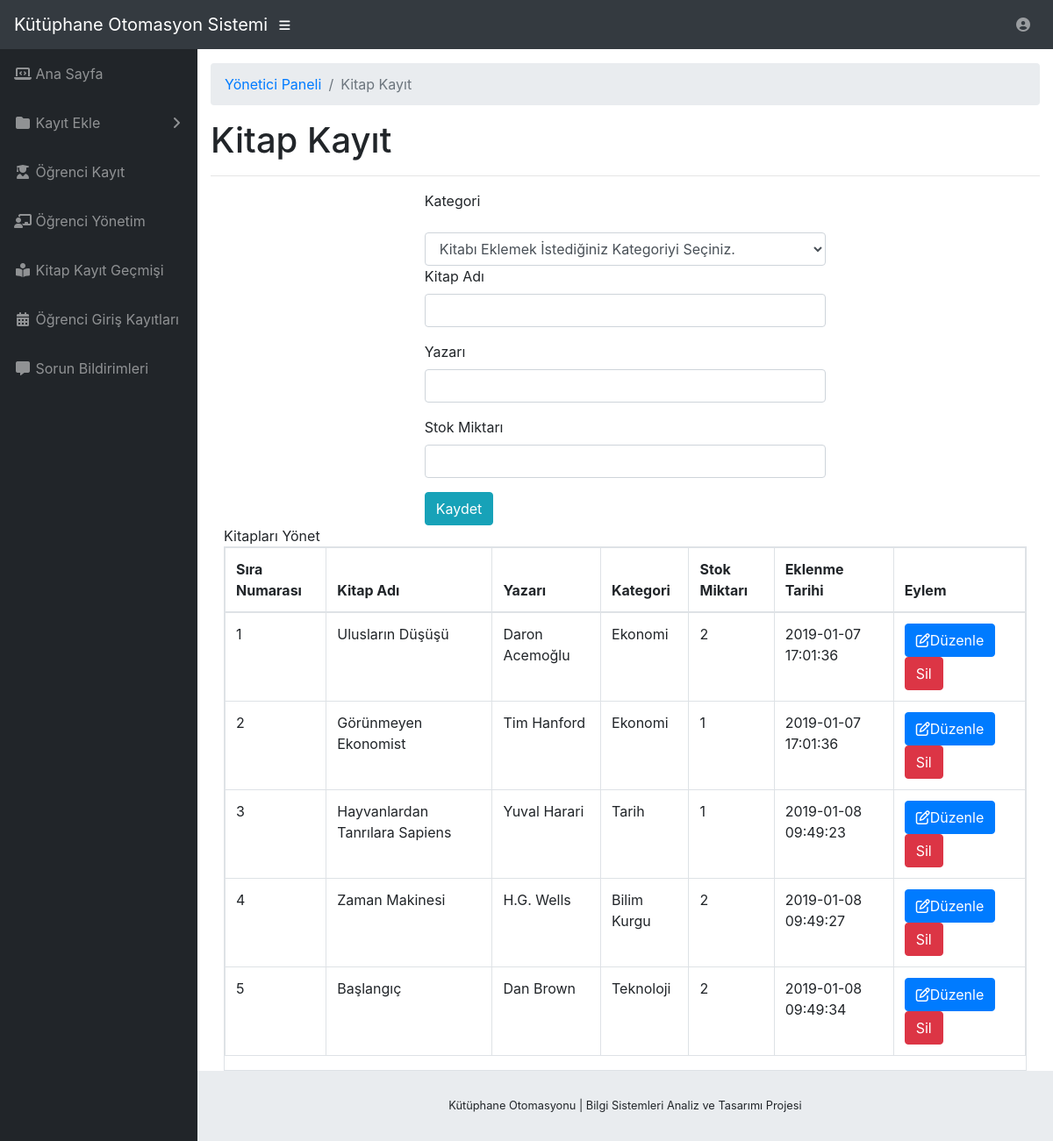
Screenshot of /yonetici/kitap.php (signed in) with the database file from the repository.
### tables this page shows
CREATE TABLE `kitap` (
  `id` int(11) NOT NULL,
  `kategoriid` int(11) NOT NULL,
  `kitapAdi` varchar(255) NOT NULL,
  `yazar` varchar(255) NOT NULL,
  `eklemeTarihi` timestamp NOT NULL DEFAULT CURRENT_TIMESTAMP,
  `guncellemeTarihi` text NOT NULL,
  `stok` int(11) NOT NULL
);

CREATE TABLE `kategori` (
  `id` int(11) NOT NULL,
  `kategoriAdi` varchar(255) NOT NULL,
  `eklemeTarihi` timestamp NOT NULL DEFAULT CURRENT_TIMESTAMP
);

### yonetici/kitap.php (the view, shortened to what this page needs)
<?php
include('gereksinim/baglanti.php');
if(strlen($_SESSION['alogin'])==0)
    {
header('location:index.php');
}
else{
?>
<!DOCTYPE html>
<html lang="en">
  <head>
    <link href="../../vendor/bootstrap/css/bootstrap.min.css" rel="stylesheet">
    <link href="../../vendor/fontawesome-free/css/all.min.css" rel="stylesheet" type="text/css">
    <link href="../../vendor/datatables/dataTables.bootstrap4.css" rel="stylesheet">
    <link href="../css/sb-admin.css" rel="stylesheet">
  </head>
  <body id="page-top">
    <nav class="navbar navbar-expand navbar-dark bg-dark static-top">
      <a class="navbar-brand mr-1" href="anasayfa.php">Kütüphane Otomasyon Sistemi</a>
      <button class="btn btn-link btn-sm text-white order-1 order-sm-0" id="sidebarToggle" href="#">
        <i class="fas fa-bars"></i>
      </button>
      <?php include('gereksinim/ustcubuk.php');?>
    </nav>
    <div id="wrapper">
      <?php include('gereksinim/kenarcubuk.php');?>
      <div id="content-wrapper">
        <div class="container-fluid">
          <ol class="breadcrumb">
            <li class="breadcrumb-item">
              <a href="index.html">Yönetici Paneli</a>
            </li>
            <li class="breadcrumb-item active">Kitap Kayıt</li>
          </ol>
          <h1>Kitap Kayıt</h1>
          <hr>
          <div class="row" >
                  <div class="col-md-3"></div>
                    <div class="col-md-6">
                        <div class="panel panel-default">
                        <div class="panel-body">
                       <form name="dept" method="post">
    <div class="form-group">
    <label for="Department">Kategori</label>
  </div>
    <select class="form-control" name="kategoriid" required="required">
   <option value="">Kitabı Eklemek İstediğiniz Kategoriyi Seçiniz.</option>
    </select>
   <div class="form-group">
    <label for="kitapadi">Kitap Adı</label>
    <input type="text" class="form-control" id="kitapadi" name="kitapadi" placeholder="" required />
  </div>
    <div class="form-group">
    <label for="kitapadi">Yazarı</label>
    <input type="text" class="form-control" id="yazar" name="yazar" placeholder="" required />
  </div>
    <div class="form-group">
    <label for="stok">Stok Miktarı</label>
    <input type="text" class="form-control" id="stok" name="stok" placeholder="" required />
  </div>
 <button type="submit" name="submit" class="btn btn-info">Kaydet</button>
</form>
                            </div>
                            </div>
                    </div>
                </div>
            <div class="col-md-12">
                    <div class="panel panel-default">
                        <div class="panel-heading">
                            Kitapları Yönet
                        </div>
                        <div class="panel-body">
                            <div class="table-responsive table-bordered">
                                <table class="table">
                                    <thead>
                                        <tr>
                                            <th>Sıra Numarası</th>
                                            <th>Kitap Adı</th>
                                            <th>Yazarı</th>
                                            <th>Kategori</th>
                                            <th>Stok Miktarı</th>
                                             <th>Eklenme Tarihi</th>
                                             <th>Eylem</th>
                                        </tr>
                                    </thead>
                                    <tbody>
<?php
$sql=mysqli_query($con,"select *, kitap.id kitapID from kitap left join kategori on kitap.kategoriid=kategori.id left join kitapgecmisi on kitap.id=kitapgecmisi.kitap");
$cnt=1;
while($row=mysqli_fetch_array($sql))
{
?>
                                        <tr>
                                            <td><?php echo $cnt;?></td>
                                            <td><?php echo htmlentities($row['kitapAdi']);?></td>
                                            <td><?php echo htmlentities($row['yazar']);?></td>
                                            <td><?php echo htmlentities($row['kategoriAdi']);?></td>
                                            <td><?php echo htmlentities($row['stok']);?></td>
                                            <td><?php echo htmlentities($row['eklemeTarihi']);?></td>
                                            <td>
                                            <a href="kitapduzenle.php?id=<?php echo $row['kitapID']?>">
<button class="btn btn-primary"><i class="fa fa-edit "></i>Düzenle</button> </a>
  <a href="kitap.php?id=<?php echo $row['kitapID']?>&del=delete" onClick="return confirm('Kitabı silmek istediğinize emin misiniz?')">
                                            <button class="btn btn-danger">Sil</button>
</a>
                                            </td>
                                        </tr>
<?php
$cnt++;
} ?>
                                    </tbody>
                                </table>
                            </div>
                        </div>
                    </div>
                </div>
        </div>
        <?php include('gereksinim/altyazi.php');?>
      </div>
    </div>
  </body>
</html>
<?php } ?>

### css/sb-admin.css (style rules this page uses)
html { position: relative; min-height: 100%; }
body { height: 100%; }
#wrapper { display: -webkit-box; display: -ms-flexbox; display: flex; }
#wrapper #content-wrapper { overflow-x: hidden; width: 100%; padding-top: 1rem; padding-bottom: 80px; }
:root { --input-padding-x: 0.75rem; --input-padding-y: 0.75rem; }

### rows the page displays
kitap: kitapAdi "Ulusların Düşüşü", yazar "Daron Acemoğlu", kategoriid.kategoriAdi "Ekonomi", stok "2", kategoriid.eklemeTarihi "2019-01-07 17:01:36"
kitap: kitapAdi "Görünmeyen Ekonomist", yazar "Tim Hanford", kategoriid.kategoriAdi "Ekonomi", stok "1", kategoriid.eklemeTarihi "2019-01-07 17:01:36"
kitap: kitapAdi "Hayvanlardan Tanrılara Sapiens", yazar "Yuval Harari", kategoriid.kategoriAdi "Tarih", stok "1", kategoriid.eklemeTarihi "2019-01-08 09:49:23"
kitap: kitapAdi "Zaman Makinesi", yazar "H.G. Wells", kategoriid.kategoriAdi "Bilim Kurgu", stok "2", kategoriid.eklemeTarihi "2019-01-08 09:49:27"
kitap: kitapAdi "Başlangıç", yazar "Dan Brown", kategoriid.kategoriAdi "Teknoloji", stok "2", kategoriid.eklemeTarihi "2019-01-08 09:49:34"
